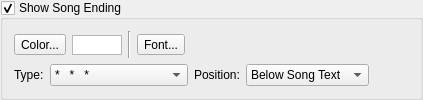
    <widget class="QGroupBox" name="groupBoxSongEnding">
     <property name="title">
      <string>Show Song Ending</string>
     </property>
     <property name="checkable">
      <bool>true</bool>
     </property>
     <layout class="QVBoxLayout" name="verticalLayout_5">
      <item>
       <layout class="QHBoxLayout" name="horizontalLayout_13">
        <item>
         <widget class="QToolButton" name="toolButtonEndingColor">
          <property name="text">
           <string>Color...</string>
          </property>
         </widget>
        </item>
        <item>
         <widget class="QGraphicsView" name="graphicViewEndingColor">
          <property name="sizePolicy">
           <sizepolicy hsizetype="Minimum" vsizetype="Fixed">
            <horstretch>0</horstretch>
            <verstretch>0</verstretch>
           </sizepolicy>
          </property>
          <property name="minimumSize">
           <size>
            <width>50</width>
            <height>20</height>
           </size>
          </property>
          <property name="maximumSize">
           <size>
            <width>50</width>
            <height>19</height>
           </size>
          </property>
         </widget>
        </item>
        <item>
         <widget class="Line" name="line_2">
          <property name="orientation">
           <enum>Qt::Vertical</enum>
          </property>
         </widget>
        </item>
        <item>
         <widget class="QToolButton" name="toolButtonEndingFont">
          <property name="text">
           <string>Font...</string>
          </property>
         </widget>
        </item>
        <item>
         <widget class="QLabel" name="labelEndingFont">
          <property name="text">
           <string/>
          </property>
         </widget>
        </item>
       </layout>
      </item>
      <item>
       <layout class="QHBoxLayout" name="horizontalLayout_18">
        <item>
         <widget class="QLabel" name="label_2">
          <property name="text">
           <string>Type:</string>
          </property>
         </widget>
        </item>
        <item>
         <widget class="QComboBox" name="comboBoxEndingType">
          <property name="sizePolicy">
           <sizepolicy hsizetype="MinimumExpanding" vsizetype="Fixed">
            <horstretch>0</horstretch>
            <verstretch>0</verstretch>
           </sizepolicy>
          </property>
          <item>
           <property name="text">
            <string notr="true">*   *   *</string>
           </property>
          </item>
          <item>
           <property name="text">
            <string notr="true">-   -   -</string>
           </property>
          </item>
          <item>
           <property name="text">
            <string notr="true">°   °   °</string>
           </property>
          </item>
          <item>
           <property name="text">
            <string notr="true">•   •   •</string>
           </property>
          </item>
          <item>
           <property name="text">
            <string notr="true">●   ●   ●</string>
           </property>
          </item>
          <item>
           <property name="text">
            <string notr="true">▪   ▪   ▪</string>
           </property>
          </item>
          <item>
           <property name="text">
            <string notr="true">■   ■   ■</string>
           </property>
          </item>
          <item>
           <property name="text">
            <string>Song Copyright Info</string>
           </property>
          </item>
         </widget>
        </item>
        <item>
         <widget class="QLabel" name="labelEndingPosition">
          <property name="text">
           <string>Position:</string>
          </property>
         </widget>
        </item>
        <item>
         <widget class="QComboBox" name="comboBoxEndingPosition">
          <item>
           <property name="text">
            <string>Below Song Text</string>
           </property>
          </item>
          <item>
           <property name="text">
            <string>Bottom of Screen</string>
           </property>
          </item>
         </widget>
        </item>
        <item>
         <spacer name="horizontalSpacer_6">
          <property name="orientation">
           <enum>Qt::Horizontal</enum>
          </property>
          <property name="sizeHint" stdset="0">
           <size>
            <width>40</width>
            <height>20</height>
           </size>
          </property>
         </spacer>
        </item>
       </layout>
      </item>
     </layout>
    </widget>
